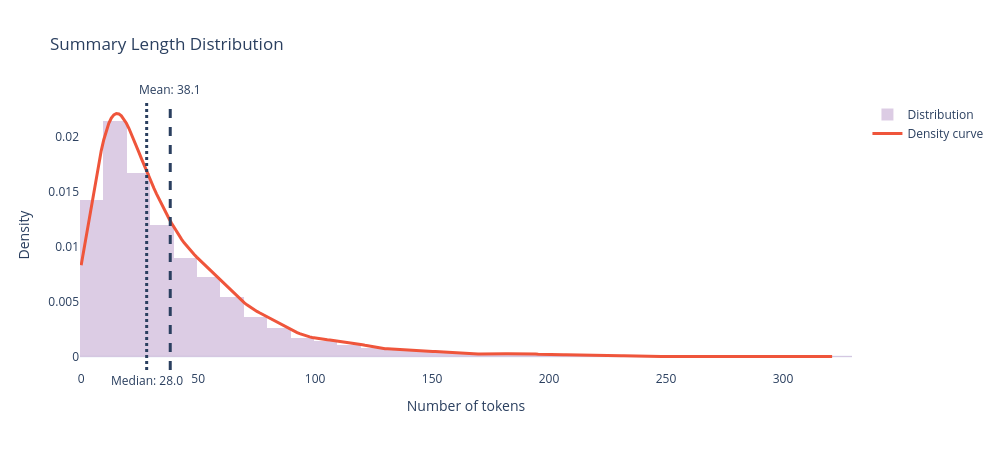

The code cell stored with this chart in its notebook:
### Code cell
data = fics["summary_length"].dropna()

mean_val = data.mean()
median_val = data.median()

# KDE curve
kde = gaussian_kde(data)

x_range = np.linspace(
    data.min(),
    data.max(),
    300
)

density = kde(x_range) * 1.12
fig = go.Figure()

# Histogram (density)
fig.add_trace(
    go.Histogram(
        x=data,
        nbinsx=50,
        histnorm="probability density",
        marker=dict(
            color="#cab2d6"
        ),
        opacity=0.65,
        name="Distribution"
    )
)

# KDE curve
fig.add_trace(
    go.Scatter(
        x=x_range,
        y=density,
        mode="lines",
        line=dict(
            width=3
        ),
        name="Density curve"
    )
)

# Mean
fig.add_vline(
    x=mean_val,
    line_width=3,
    line_dash="dash",
    annotation_text=f"Mean: {mean_val:.1f}",
    annotation_position="top"
)

# Median
fig.add_vline(
    x=median_val,
    line_width=3,
    line_dash="dot",
    annotation_text=f"Median: {median_val:.1f}",
    annotation_position="bottom"
)

fig.update_layout(
    title="Summary Length Distribution",
    xaxis_title="Number of tokens",
    yaxis_title="Density",
    template="plotly_white",
    height=450,
    width=1000,
    bargap=0,
    showlegend=True
)

fig.update_xaxes(
    showgrid=False,
    showline=False
)

fig.update_yaxes(
    showgrid=False,
    showline=False
)

fig.show()

save_plotly_figure(
    fig,
    "03_summary_distribution",
    FICS_FIGURES_PATH
)

### Figure 1 — Plotly figure (JSON) as saved in the notebook; plotly's stock layout.template omitted (floating-point values rounded to 4 significant figures; data arrays with more than 128 entries replaced by an {"elided": "..."} marker saying what was removed)
{"data": [{"histnorm": "probability density", "marker": {"color": "#cab2d6"}, "name": "Distribution", "nbinsx": 50, "opacity": 0.65, "type": "histogram", "x": {"elided": "7414 int values"}}, {"line": {"width": 3}, "mode": "lines", "name": "Density curve", "type": "scatter", "x": {"elided": "300 float values"}, "y": {"elided": "300 float values"}}], "layout": {"annotations": [{"showarrow": false, "text": "Mean: 38.1", "x": 38.07, "xanchor": "center", "xref": "x", "y": 1, "yanchor": "bottom", "yref": "y domain"}, {"showarrow": false, "text": "Median: 28.0", "x": 28, "xanchor": "center", "xref": "x", "y": 0, "yanchor": "top", "yref": "y domain"}], "bargap": 0, "height": 450, "shapes": [{"line": {"dash": "dash", "width": 3}, "type": "line", "x0": 38.07, "x1": 38.07, "xref": "x", "y0": 0, "y1": 1, "yref": "y domain"}, {"line": {"dash": "dot", "width": 3}, "type": "line", "x0": 28, "x1": 28, "xref": "x", "y0": 0, "y1": 1, "yref": "y domain"}], "showlegend": true, "title": {"text": "Summary Length Distribution"}, "width": 1000, "xaxis": {"showgrid": false, "showline": false, "title": {"text": "Number of tokens"}}, "yaxis": {"showgrid": false, "showline": false, "title": {"text": "Density"}}}}
